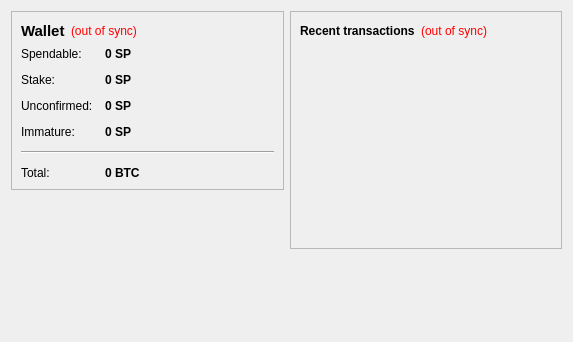
<?xml version="1.0" encoding="UTF-8"?>
<ui version="4.0">
 <class>OverviewPage</class>
 <widget class="QWidget" name="OverviewPage">
  <property name="geometry">
   <rect>
    <x>0</x>
    <y>0</y>
    <width>573</width>
    <height>342</height>
   </rect>
  </property>
  <property name="windowTitle">
   <string>Form</string>
  </property>
  <layout class="QHBoxLayout" name="horizontalLayout" stretch="1,1">
   <item>
    <layout class="QVBoxLayout" name="verticalLayout_2">
     <item>
      <widget class="QFrame" name="frame">
       <property name="frameShape">
        <enum>QFrame::StyledPanel</enum>
       </property>
       <property name="frameShadow">
        <enum>QFrame::Raised</enum>
       </property>
       <layout class="QVBoxLayout" name="verticalLayout_4">
        <item>
         <layout class="QHBoxLayout" name="horizontalLayout_4">
          <item>
           <widget class="QLabel" name="label_5">
            <property name="font">
             <font>
              <pointsize>11</pointsize>
              <weight>75</weight>
              <bold>true</bold>
             </font>
            </property>
            <property name="text">
             <string>Wallet</string>
            </property>
           </widget>
          </item>
          <item>
           <widget class="QLabel" name="labelWalletStatus">
            <property name="toolTip">
             <string>The displayed information may be out of date. Your wallet automatically synchronizes with the SexPistols network after a connection is established, but this process has not completed yet.</string>
            </property>
            <property name="styleSheet">
             <string notr="true">QLabel { color: red; }</string>
            </property>
            <property name="text">
             <string notr="true">(out of sync)</string>
            </property>
            <property name="alignment">
             <set>Qt::AlignLeading|Qt::AlignLeft|Qt::AlignVCenter</set>
            </property>
           </widget>
          </item>
          <item>
           <spacer name="horizontalSpacer_2">
            <property name="orientation">
             <enum>Qt::Horizontal</enum>
            </property>
            <property name="sizeHint" stdset="0">
             <size>
              <width>40</width>
              <height>20</height>
             </size>
            </property>
           </spacer>
          </item>
         </layout>
        </item>
        <item>
         <layout class="QFormLayout" name="formLayout_2">
          <property name="fieldGrowthPolicy">
           <enum>QFormLayout::AllNonFixedFieldsGrow</enum>
          </property>
          <property name="horizontalSpacing">
           <number>12</number>
          </property>
          <property name="verticalSpacing">
           <number>12</number>
          </property>
          <item row="0" column="0">
           <widget class="QLabel" name="label">
            <property name="text">
             <string>Spendable:</string>
            </property>
           </widget>
          </item>
          <item row="0" column="1">
           <widget class="QLabel" name="labelBalance">
            <property name="font">
             <font>
              <weight>75</weight>
              <bold>true</bold>
             </font>
            </property>
            <property name="cursor">
             <cursorShape>IBeamCursor</cursorShape>
            </property>
            <property name="toolTip">
             <string>Your current spendable balance</string>
            </property>
            <property name="text">
             <string notr="true">0 SP</string>
            </property>
            <property name="textInteractionFlags">
             <set>Qt::LinksAccessibleByMouse|Qt::TextSelectableByKeyboard|Qt::TextSelectableByMouse</set>
            </property>
           </widget>
          </item>
          <item row="1" column="0">
           <widget class="QLabel" name="label_6">
            <property name="text">
             <string>Stake:</string>
            </property>
           </widget>
          </item>
          <item row="1" column="1">
           <widget class="QLabel" name="labelStake">
            <property name="font">
             <font>
              <weight>75</weight>
              <bold>true</bold>
             </font>
            </property>
            <property name="cursor">
             <cursorShape>IBeamCursor</cursorShape>
            </property>
            <property name="toolTip">
             <string>Total of coins that was staked, and do not yet count toward the current balance</string>
            </property>
            <property name="text">
             <string notr="true">0 SP</string>
            </property>
            <property name="textInteractionFlags">
             <set>Qt::LinksAccessibleByMouse|Qt::TextSelectableByKeyboard|Qt::TextSelectableByMouse</set>
            </property>
           </widget>
          </item>
          <item row="2" column="0">
           <widget class="QLabel" name="label_3">
            <property name="text">
             <string>Unconfirmed:</string>
            </property>
           </widget>
          </item>
          <item row="2" column="1">
           <widget class="QLabel" name="labelUnconfirmed">
            <property name="font">
             <font>
              <weight>75</weight>
              <bold>true</bold>
             </font>
            </property>
            <property name="cursor">
             <cursorShape>IBeamCursor</cursorShape>
            </property>
            <property name="toolTip">
             <string>Total of transactions that have yet to be confirmed, and do not yet count toward the current balance</string>
            </property>
            <property name="text">
             <string notr="true">0 SP</string>
            </property>
            <property name="textInteractionFlags">
             <set>Qt::LinksAccessibleByMouse|Qt::TextSelectableByKeyboard|Qt::TextSelectableByMouse</set>
            </property>
           </widget>
          </item>
          <item row="3" column="0">
           <widget class="QLabel" name="labelImmatureText">
            <property name="text">
             <string>Immature:</string>
            </property>
           </widget>
          </item>
          <item row="3" column="1">
           <widget class="QLabel" name="labelImmature">
            <property name="font">
             <font>
              <weight>75</weight>
              <bold>true</bold>
             </font>
            </property>
            <property name="toolTip">
             <string>Mined balance that has not yet matured</string>
            </property>
            <property name="text">
             <string notr="true">0 SP</string>
            </property>
            <property name="textInteractionFlags">
             <set>Qt::LinksAccessibleByMouse|Qt::TextSelectableByKeyboard|Qt::TextSelectableByMouse</set>
            </property>
           </widget>
          </item>
          <item row="4" column="0" colspan="2">
           <widget class="Line" name="line">
            <property name="orientation">
             <enum>Qt::Horizontal</enum>
            </property>
           </widget>
          </item>
          <item row="5" column="0">
           <widget class="QLabel" name="labelTotalText">
            <property name="text">
             <string>Total:</string>
            </property>
           </widget>
          </item>
          <item row="5" column="1">
           <widget class="QLabel" name="labelTotal">
            <property name="font">
             <font>
              <weight>75</weight>
              <bold>true</bold>
             </font>
            </property>
            <property name="cursor">
             <cursorShape>IBeamCursor</cursorShape>
            </property>
            <property name="toolTip">
             <string>Your current total balance</string>
            </property>
            <property name="text">
             <string notr="true">0 BTC</string>
            </property>
            <property name="textInteractionFlags">
             <set>Qt::LinksAccessibleByMouse|Qt::TextSelectableByKeyboard|Qt::TextSelectableByMouse</set>
            </property>
           </widget>
          </item>
         </layout>
        </item>
       </layout>
      </widget>
     </item>
     <item>
      <spacer name="verticalSpacer">
       <property name="orientation">
        <enum>Qt::Vertical</enum>
       </property>
       <property name="sizeHint" stdset="0">
        <size>
         <width>20</width>
         <height>40</height>
        </size>
       </property>
      </spacer>
     </item>
    </layout>
   </item>
   <item>
    <layout class="QVBoxLayout" name="verticalLayout_3">
     <item>
      <widget class="QFrame" name="frame_2">
       <property name="frameShape">
        <enum>QFrame::StyledPanel</enum>
       </property>
       <property name="frameShadow">
        <enum>QFrame::Raised</enum>
       </property>
       <layout class="QVBoxLayout" name="verticalLayout">
        <item>
         <layout class="QHBoxLayout" name="horizontalLayout_2">
          <item>
           <widget class="QLabel" name="label_4">
            <property name="text">
             <string>&lt;b&gt;Recent transactions&lt;/b&gt;</string>
            </property>
           </widget>
          </item>
          <item>
           <widget class="QLabel" name="labelTransactionsStatus">
            <property name="toolTip">
             <string>The displayed information may be out of date. Your wallet automatically synchronizes with the SexPistols network after a connection is established, but this process has not completed yet.</string>
            </property>
            <property name="styleSheet">
             <string notr="true">QLabel { color: red; }</string>
            </property>
            <property name="text">
             <string notr="true">(out of sync)</string>
            </property>
            <property name="alignment">
             <set>Qt::AlignRight|Qt::AlignTrailing|Qt::AlignVCenter</set>
            </property>
           </widget>
          </item>
          <item>
           <spacer name="horizontalSpacer">
            <property name="orientation">
             <enum>Qt::Horizontal</enum>
            </property>
            <property name="sizeHint" stdset="0">
             <size>
              <width>40</width>
              <height>20</height>
             </size>
            </property>
           </spacer>
          </item>
         </layout>
        </item>
        <item>
         <widget class="QListView" name="listTransactions">
          <property name="styleSheet">
           <string notr="true">QListView { background: transparent; }</string>
          </property>
          <property name="frameShape">
           <enum>QFrame::NoFrame</enum>
          </property>
          <property name="verticalScrollBarPolicy">
           <enum>Qt::ScrollBarAlwaysOff</enum>
          </property>
          <property name="horizontalScrollBarPolicy">
           <enum>Qt::ScrollBarAlwaysOff</enum>
          </property>
          <property name="selectionMode">
           <enum>QAbstractItemView::NoSelection</enum>
          </property>
         </widget>
        </item>
       </layout>
      </widget>
     </item>
     <item>
      <spacer name="verticalSpacer_2">
       <property name="orientation">
        <enum>Qt::Vertical</enum>
       </property>
       <property name="sizeHint" stdset="0">
        <size>
         <width>20</width>
         <height>40</height>
        </size>
       </property>
      </spacer>
     </item>
    </layout>
   </item>
  </layout>
 </widget>
 <resources/>
 <connections/>
</ui>
